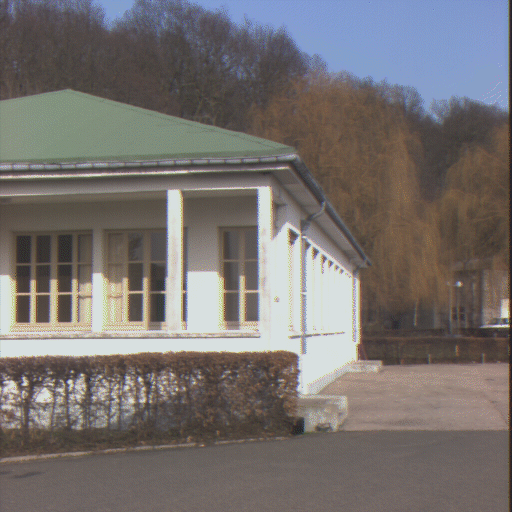
%> input picture batinria0.tif, 512 x 512 px
$ octave EIGHTPOINTALGO.m   (GNU Octave 9; MATLAB toolbox functions it lacks are replaced by stand-ins)
%> lines starting %> are read from the running program, lines starting %| are printed output that depends on the picture
%% Eight Point Algorithm on 2 Views
% The implemenation gives us
%%
% # *Rotation Matrix (how much camera rotated)*
% # *Translation Matrix (how much camera translated)*
% # *3D points*

I1=imread('batinria0.tif');
%> I1 is the input picture: size 512x512x3 uint8; mean R, G, B 117.8, 112.7, 111.1
imshow(I1)
subplot()
%%
%

I2=imread('batinria1.tif');
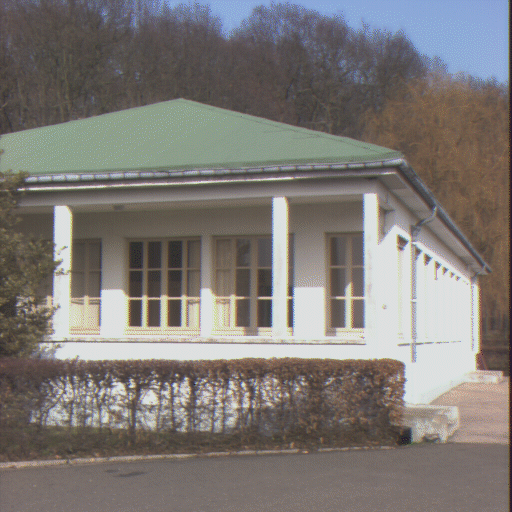
%> input picture batinria1.tif, 512 x 512 px
%> I2 is the input picture: size 512x512x3 uint8; mean R, G, B 125.5, 120.9, 117.4
imshow(I2)
%%
x1 = [
   10.0000
   92.0000
    8.0000
   92.0000
  289.0000
  354.0000
  289.0000
  353.0000
  ];
y1 = [
  232.0000
  230.0000
  334.0000
  333.0000
  230.0000
  278.0000
  340.0000
  332.0000
  ];
x2 = [
  123.0000
  203.0000
  123.0000
  202.0000
  397.0000
  472.0000
  398.0000
  472.0000
  ];
y2 = [
  239.0000
  237.0000
  338.0000
  338.0000
  236.0000
  286.0000
  348.0000
  341.0000
  ];
%%
% # Mark Corressponding Points

imshow(I1)
hold on
plot(x1,y1,'ro','Markersize',10)
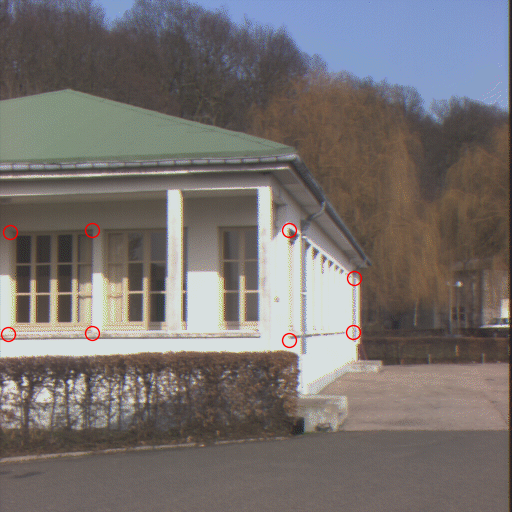
%> figure redrawn from the program's plot data
figure()
imshow(I2)
hold on
plot(x2,y2,'ro','Markersize',10)
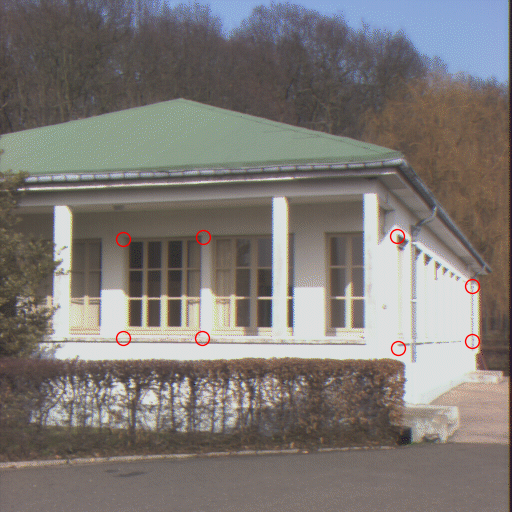
%> figure redrawn from the program's plot data
%%
% 2. Convert from Pixel Coordinates to Image Coordinates

Pixcord_1=[x1.';y1.';ones(1,8)]
Pixcord_2=[x2.';y2.';ones(1,8)]
K1=[844.310547 0 243.413315;
    0 1202.508301 281.529236;
    0 0 1]
K2=[852.721008 0 252.021805;
    0 1215.657349 288.587189;
    0 0 1]
Imcord_1=K1\Pixcord_1
Imcord_2=K2\Pixcord_2
%%
% 3. Calucate chi Matrix (Kronecker Product)

a = zeros(9,8);
for i = 1:1:8
    chi(:,i)=kron(Imcord_1(:,i),Imcord_2(:,i));
end
%%
% 4. Compute SVD of chi, Take 9th column of Vx Unstack to E Matrix (3X3)

[Ux Sx Vx]=svd(chi.');
E=reshape(Vx(:,9),3,3)
%%
% 5. Compute SVD of E

[U S V]=svd(E);
%%
% 6. Project E to Essential Space

S_new=[1 0 0; 0 1 0 ; 0 0 0];
Essential_Matrix=U*S_new*V.'
%%
% 7. Calculate Rotation and Translation Matrices

Rz=[0 -1 0; 1 0 0; 0 0 1];
T1_hat = U*Rz*S_new*U.';
R1 = U*Rz.'*V.';

T2_hat = U*Rz.'*S_new*U.';
R2 = U*Rz*V.';

T1 = [ -T1_hat(2,3); T1_hat(1,3); -T1_hat(1,2) ];
T2 = [ -T2_hat(2,3); T2_hat(1,3); -T2_hat(1,2) ];
%%
% 8. Structure Reconstruction to find 3D location

M1 = zeros(3*8,8+1);
for i = 1:1:8
    M1(3*i-2:3*i,i)= hat(Imcord_2(:,i)).'*R1*Imcord_1(:,i);
    M1(3*i-2:3*i,9)=hat(Imcord_2(:,i))*T1;

end

M2 = zeros(3*8,8+1);
for i = 1:1:8
    M2(3*i-2:3*i,i)= hat(Imcord_2(:,i)).'*R2*Imcord_1(:,i);
    M2(3*i-2:3*i,9)=hat(Imcord_2(:,i))*T2;

end


%%
% 9. Plot 3D location 1

M1
[EIGVEV,DIAGMAT]=eig(M1.'*M1)
lambda1 = EIGVEV(1:8, 1);
gamma  = EIGVEV(8 + 1, 1);
if gamma < 0
    gamma = -gamma;
    lambda1 = -lambda1;
end
lambda1 = lambda1 / gamma;
X1 = Imcord_1 .* repmat(lambda1', 3, 1);
X2 = R1 * X1 + repmat(T1, 1, 8);

figure
plot3(X1(1,:), X1(2,:), X1(3,:), 'b+')
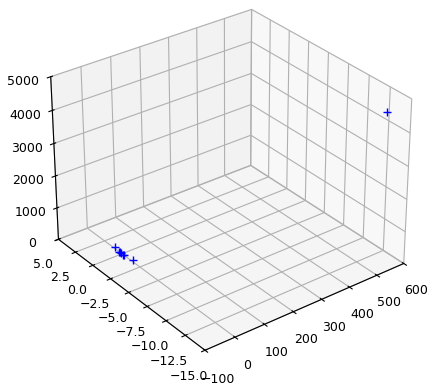
%> figure redrawn from the program's plot data

%%
% 10. Plot 3D location 2

M2
[EIGVEV2,DIAGMAT2]=eig(M2.'*M2)
lambda2 = EIGVEV2(1:8, 1);
gamma2  = EIGVEV2(8 + 1, 1);
if gamma2 < 0
    gamma2 = -gamma2;
    lambda2 = -lambda2;
end
lambda2 = lambda2 / gamma2;
X12 = Imcord_1 .* repmat(lambda2', 3, 1);
X22 = R2 * X12 + repmat(T2, 1, 8);
%%
figure
plot3(X1(1,:), X1(2,:), X1(3,:), 'b+')
%%
% 11. Plot camera to Visualise the seen

figure
plot3(X1(1,:), X1(2,:), X1(3,:), 'b+')
hold on
plotCamera('Location',[0 0 0],'Orientation',eye(3),'Opacity',0, 'Size', 0.2, 'Color', [1 0 0])
%> (this line was passed over: plotCamera is not available in this run)
plotCamera('Location', -R1'*T1,'Orientation',R1,'Opacity',0, 'Size', 0.2, 'Color', [0 1 0])
%> (this line was passed over: plotCamera is not available in this run)
axis equal
grid on
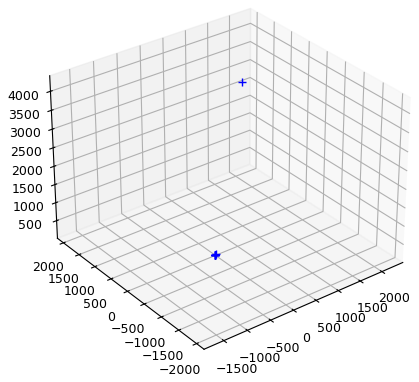
%> figure redrawn from the program's plot data
%%
figure
plot3(X12(1,:), X12(2,:), X12(3,:), 'b+')
hold on
plotCamera('Location',[0 0 0],'Orientation',eye(3),'Opacity',0, 'Size', 0.2, 'Color', [1 0 0])
%> (this line was passed over: plotCamera is not available in this run)
plotCamera('Location', -R2'*T2,'Orientation',R2,'Opacity',0, 'Size', 0.2, 'Color', [0 1 0])
%> (this line was passed over: plotCamera is not available in this run)
axis equal
grid on
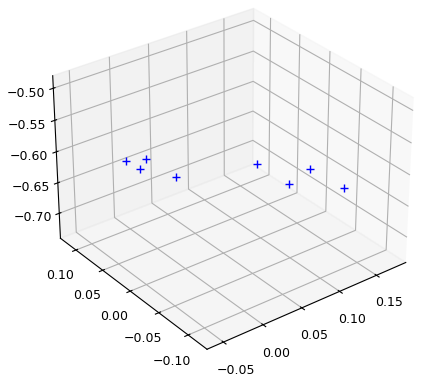
%> figure redrawn from the program's plot data
%%
% "" Helper Function ""

function hatmat = hat(vec)
    hatmat = [0 -vec(3) vec(2); vec(3) 0 -vec(1); -vec(2) vec(1) 0];
end
